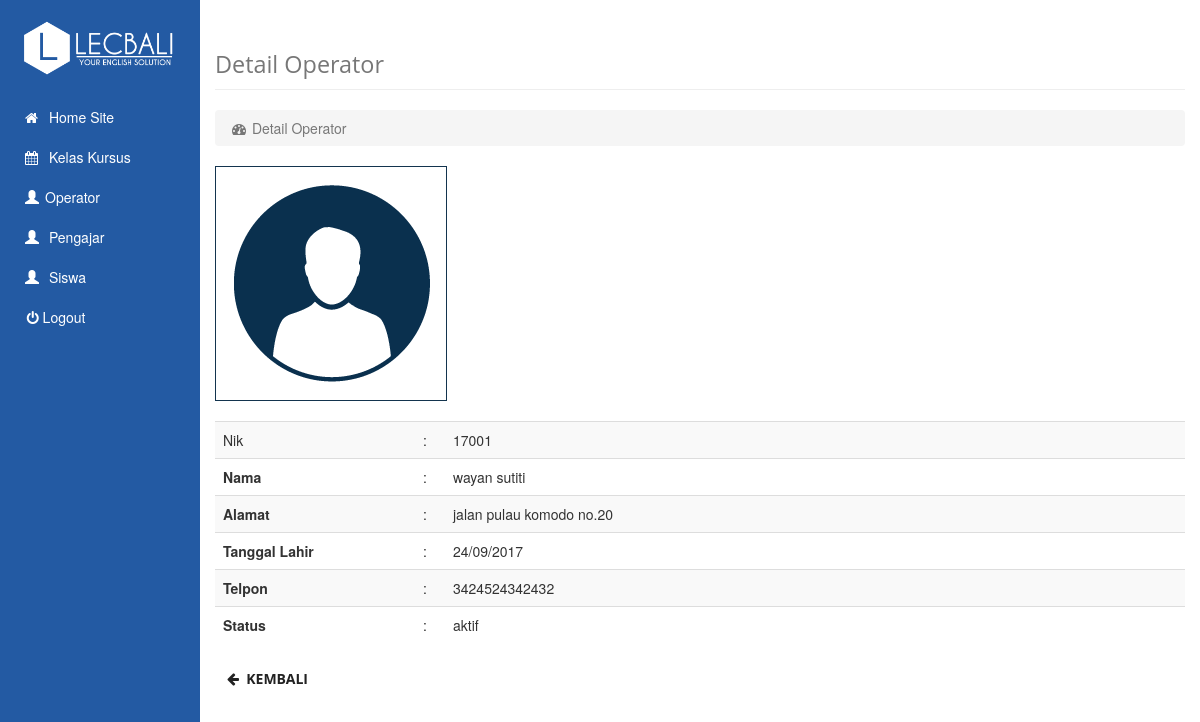
/operator/detail/6, run on the app's committed database.
### tables this page shows
CREATE TABLE `user_meta` (
  `id` int(255) NOT NULL,
  `nama_meta` varchar(225) NOT NULL,
  `nilai_meta` longtext NOT NULL,
  `id_user` int(11) NOT NULL
);

CREATE TABLE `users` (
  `id` int(255) NOT NULL,
  `username` varchar(255) NOT NULL,
  `nama` varchar(30) NOT NULL,
  `tgl_lahir` varchar(30) NOT NULL,
  `alamat` varchar(50) NOT NULL,
  `telpon` varchar(20) NOT NULL,
  `email` varchar(30) NOT NULL,
  `password` varchar(225) NOT NULL,
  `status` varchar(20) NOT NULL,
  `foto` text NOT NULL,
  `level` int(11) NOT NULL
);

### application/controllers/operator.php (called while the page is built, shortened)
<?php if ( ! defined('BASEPATH')) exit('No direct script access allowed');
class Operator extends CI_Controller{
	function __construct(){
		$this->load->model('m_users');
	}
	function detail($id) {
		$data = array('user' => $this->m_users->detail_users($id), 'title' => 'Detail Operator');
		$data['id'] = $id;
		$data['slug'] = 'operator';
		$data['content'] = 'users/detail';
		$this->load->view('dashboard', $data);
	}
}

### index.php (called while the page is built, shortened)
<?php
require_once BASEPATH.'core/CodeIgniter.php';

### application/models/m_users.php (called while the page is built, shortened)
<?php  if ( ! defined('BASEPATH')) exit('No direct script access allowed');
	class M_users extends CI_Model {
		function get_meta($id, $meta_key) {
			$data = $this->db->get_where('user_meta', array('id_user' => $id, 'nama_meta' => $meta_key));
			if($data->result_id->num_rows>0) {
				return $data->result_array()[0];
			}
		}
		function detail_users($id){
			$this->db->where('id', $id);
			$query = $this->db->get('users');
			return $query->row_array();
		}
	}
?>

### application/views/users/detail.php (the view)
<?php
$mo = $this->load->model('m_users');
$foto = empty($user['foto']) ? base_url('assets/images/no-profile-image.png') : $user['foto'];
?>
 <div class="box-body">
    <img src="<?= $foto; ?>" alt="<?= $user['nama'];?> foto" style="margin-bottom: 20px; padding: 15px; border: 1px solid #13344E;"/>
    <table class="table table-striped" width="100%">
        <tbody>
            <tr>
                <td>
                <?php if($slug == 'operator') { $meta = 'nik';?>
                    Nik
                <?php } else if($slug == 'pengajar') { $meta = 'kode_pengajar';?>
                    Kode Pengajar
                <?php } else if($slug == 'siswa') { $meta = 'kode_siswa';?>
                    Kode Siswa
                <?php }
                    $usermeta = $mo->m_users->get_meta($user['id'], $meta);
                ?>
                </td>
                <td>:</td>
                <td><?= $usermeta['nilai_meta']; ?></td>
            </tr>
            <tr>
                <td width="200px"><b>Nama</b></td>
                <td>:</td>
                <td><?= $user['nama'];?></td>
            </tr>
            <tr>
                <td><b>Alamat</b></td>
                <td>:</td>
                <td><?= $user['alamat']; ?></td>
            </tr>
            <tr>
                <td><b>Tanggal Lahir</b></td>
                <td>:</td>
                <td><?= $user['tgl_lahir']; ?></td>
            </tr>
            <tr>
                <td><b>Telpon</b></td>
                <td width="30px">:</td>
                <td><?= $user['telpon']; ?></td>
            </tr>
            <tr>
                <td><b>Status</b></td>
                <td>:</td>
                <td><?= $user['status']; ?></td>
            </tr>
        </tbody>
    </table>
    <div>
        <a href="<?= base_url('operator'); ?>" class="btn btn-default"><span class="fa fa-arrow-left"></span>&nbsp;&nbsp;Kembali</a>
    </div>
</div>

### assets/css/sb-admin.css (style rules this page uses)
body { background-color: #222; }

### assets/css/style.css (style rules this page uses)
html, body { height: 100%; min-height: 100%; }
body { background-color: white; }

### data on the page
user_meta: nilai_meta "17001"
users: nama "wayan sutiti", alamat "jalan pulau komodo no.20", tgl_lahir "24/09/2017", telpon "3424524342432", status "aktif"

### other printed values
$title "Detail Operator"
